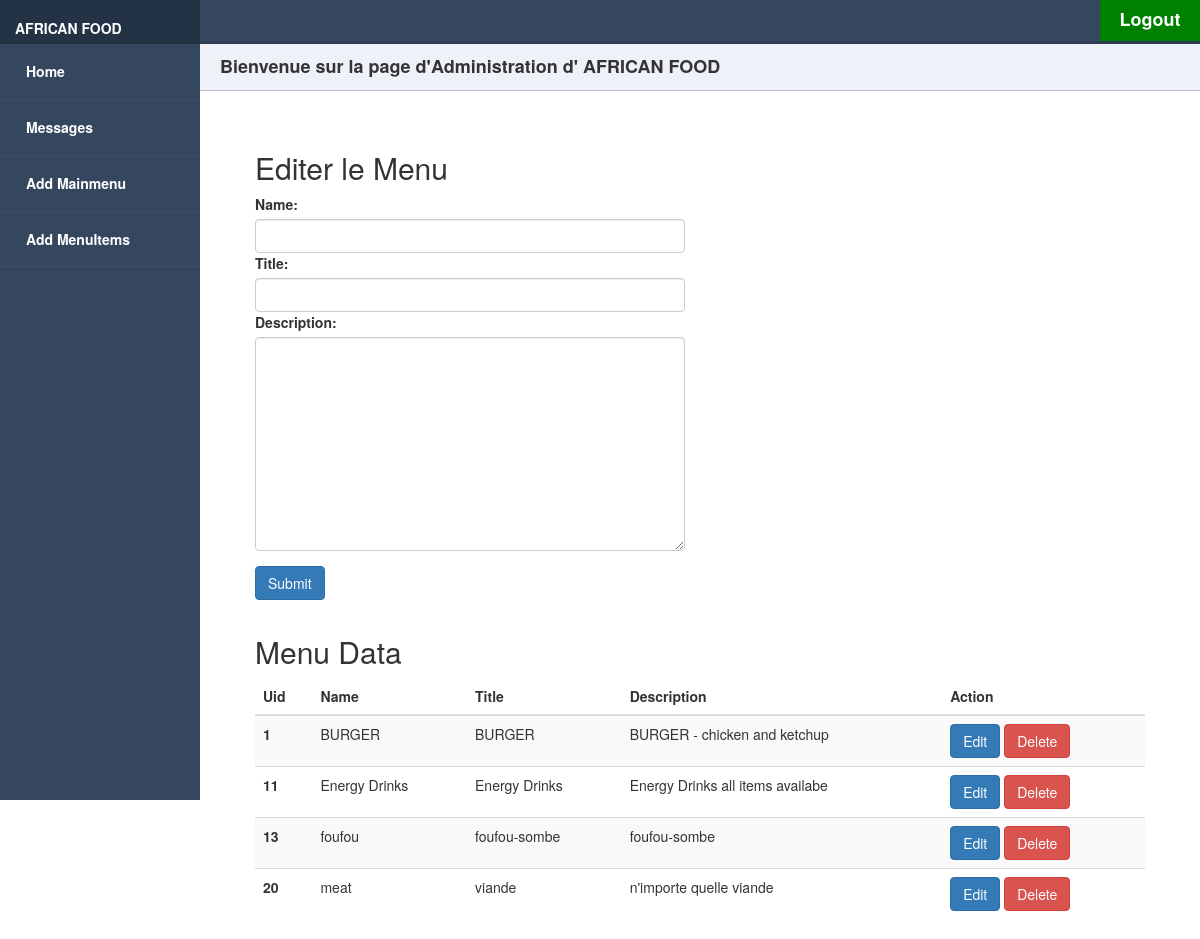
Before: /dashboard/createmainmenu (signed in) with the older database file.
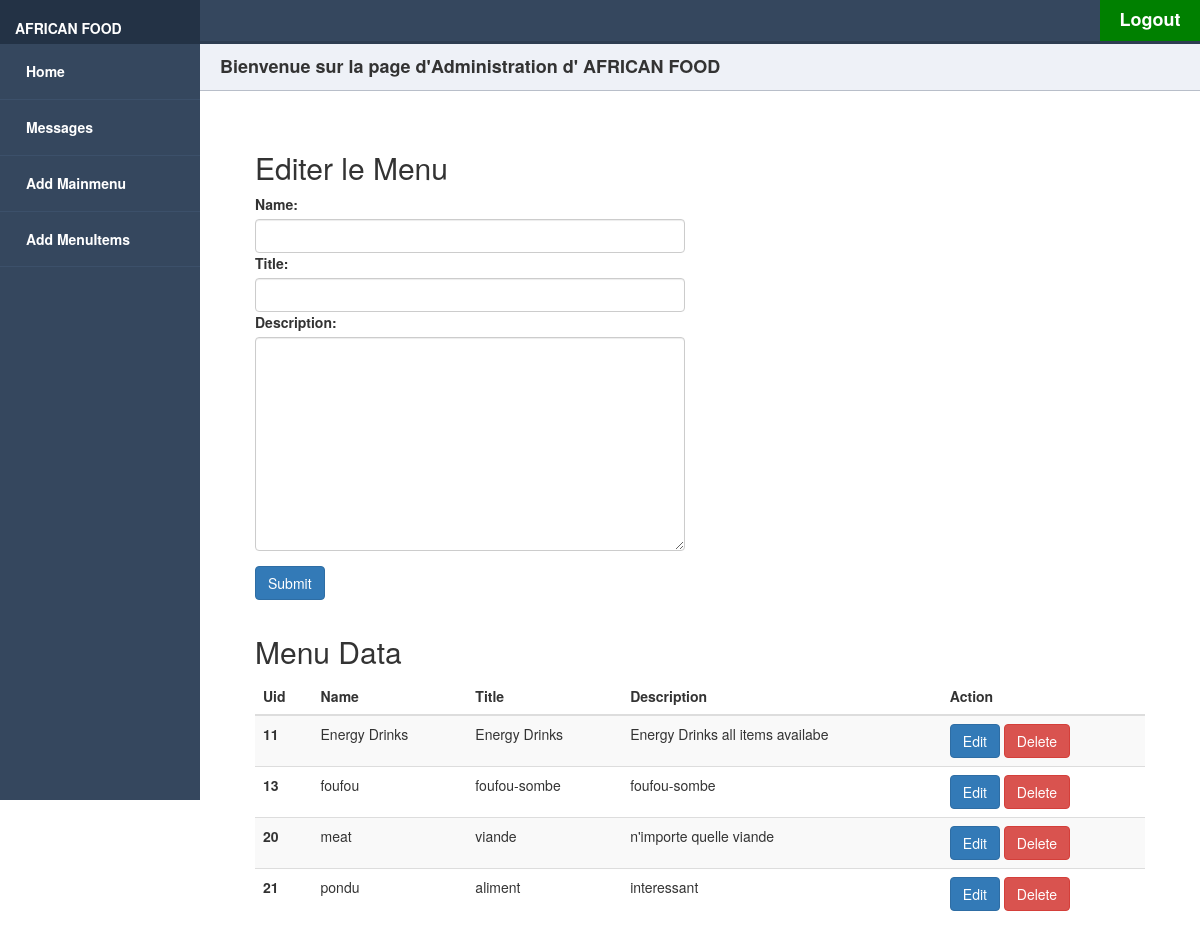
After: the same page with the newer database file.
### menu/models.py (models this page shows, shortened)
class MainMenu(models.Model):
    created_at = models.DateField(auto_now_add=True)
    posted_by = models.ForeignKey(User, on_delete=models.CASCADE)
    name = models.CharField(max_length=100, unique=True)
    title = models.CharField(max_length=255, unique=True)
    slug = models.CharField(max_length=100,unique=True)
    status = models.BooleanField(default=0)
    description = models.TextField(max_length=400)

### dashboard/views.py (the view, shortened to what this page needs)
# urls.py: path('createmainmenu',views.mainmenu, name ='createmainmenu'),
@login_required
def mainmenu(request):
    mainmenu = MainMenu.objects.all()
    form = MenuForm()
    data ={
        'mainmenu' : mainmenu,
        'form': form,
    }
    return render(request,'pages/mainmenu.html', data)

### dashboard/forms.py
class MenuForm(forms.ModelForm):
    class Meta:
        model = models.MainMenu
        fields = ['name', 'title', 'description']
        widgets = {
            'name': forms.TextInput(attrs={'class': 'form-control'}),
            'title': forms.TextInput(attrs={'class': 'form-control'}),
            'description': forms.Textarea(attrs={'class': 'form-control'}),
        }

### dashboard/templates/pages/mainmenu.html (shortened to what this page needs)
{% extends 'master/dashmaster.html' %}
{% load static %}
{% block content %}
<div class="main-content">
    <div class="title">
        Bienvenue sur la page d'Administration d' AFRICAN FOOD
    </div>
    <div class="menuform">
        <div class="col-md-6">
            <h2>Editer le Menu</h2>
            <form action="" class="bg-light p-5 contact-form" method="POST" enctype="multipart/form-data">
                <div class="form-group">
                    {{ form }}
                </div>
                <div class="form-group">
                    <input type="submit" name="Submit Blog" class="btn btn-primary py-3 px-5">
                </div>
            </form>
        </div>
        <div class="col-md-12">
            <h2>Menu Data</h2>
            <table class="table table-striped table-dark">
                <thead>
                <tr>
                    <th scope="col">Uid</th>
                    <th scope="col">Name</th>
                    <th scope="col">Title</th>
                    <th scope="col">Description</th>
                    <th scope="col">Action</th>
                </tr>
                </thead>
                <tbody>
                {% for menu in mainmenu %}
                <tr>
                    <th scope="row">{{ menu.id }}</th>
                    <td>{{ menu.name }}</td>
                    <td>{{ menu.title }}</td>
                    <td>{{ menu.description }}</td>
                    <td>
                        <a class="btn btn-primary" href="{% url 'updatemenu' menu.id %}">Edit</a>
                        <a class="btn btn-danger" href="{% url 'deletemenu' menu.id %}">Delete</a>
                    </td>
                </tr>
                {% endfor %}
                </tbody>
            </table>
        </div>
    </div>
</div>
{% endblock %}

Changed rows visible on the page:
removed MainMenu: id "1", name "BURGER", title "BURGER", description "BURGER - chicken and ketchup"
added MainMenu: id "21", name "pondu", title "aliment", description "interessant"
